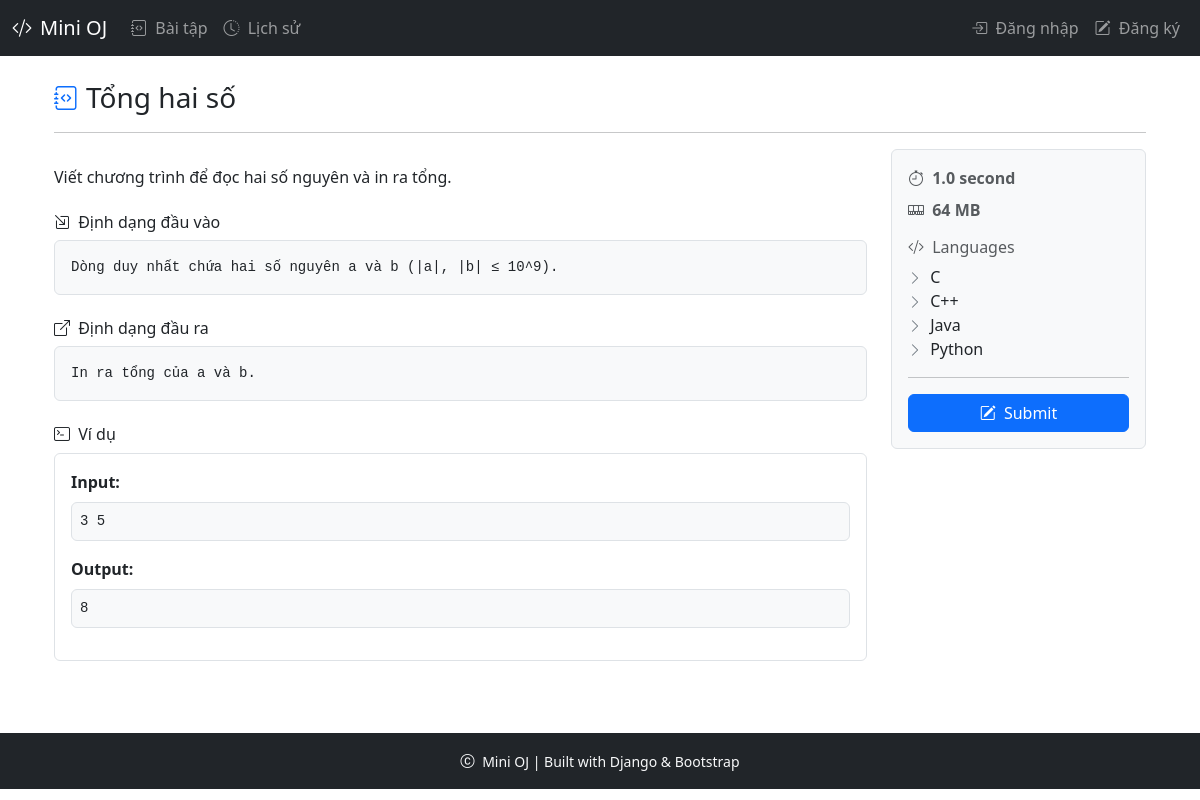
The app's page /problem/1/ with its own data.
### judge/models.py (models this page shows, shortened)
class Problem(models.Model):
    title = models.CharField(max_length=255)
    description = models.TextField(255)
    content = models.TextField()
    input_format = models.TextField()
    output_format = models.TextField()
    time_limit = models.FloatField(default=1.0, help_text="Second")
    memory_limit = models.IntegerField(default=256, help_text="MB")
    languages = models.ManyToManyField(Language)

class TestCase(models.Model):
    problem = models.ForeignKey(Problem, on_delete=models.CASCADE)
    input_data = models.TextField()
    expected_output = models.TextField()
    is_sample = models.BooleanField(default=False)
    score = models.FloatField(default=1.0)

class Language(models.Model):
    code = models.CharField(max_length=10, unique=True)
    mode = models.CharField(max_length=30)
    name = models.CharField(max_length=50)

### judge/views.py (the view)
# urls.py: path('problem/<int:problem_id>/', views.problem, name='problem'),
def problem(request, problem_id):
    problem = Problem.objects.get(id=problem_id)
    samples = TestCase.objects.filter(problem=problem, is_sample=True)
    rendered_content = mark_safe(markdown.markdown(problem.content))
    return render(request, 'judge/problem.html', {
        'problem': problem,
        'samples': samples,
        'rendered_content': rendered_content
    })

### judge/templates/judge/problem.html (shortened to what this page needs)
{% extends "judge/site_base.html" %}
{% block content %}
  <div class="container mt-4">
    <div class="d-flex align-items-center mb-0">
      <i class="bi bi-journal-code fs-4 me-2 text-primary"></i>
      <h3 class="mb-0">{{ problem.title }}</h3>
    </div>
    <hr>
    <div class="row">
      <div class="col-lg-9 col-md-8 col-12">
        <div class="mb-4">
          <p>{{ rendered_content }}</p>
        </div>
        {% if problem.input_format %}
          <div class="mb-4">
            <h6><i class="bi bi-box-arrow-in-down-right me-1"></i> Định dạng đầu vào</h6>
            <pre class="bg-light p-3 rounded border">{{ problem.input_format }}</pre>
          </div>
        {% endif %}
        {% if problem.output_format %}
          <div class="mb-4">
            <h6><i class="bi bi-box-arrow-up-right me-1"></i> Định dạng đầu ra</h6>
            <pre class="bg-light p-3 rounded border">{{ problem.output_format }}</pre>
          </div>
        {% endif %}
        {% if samples %}
          <div class="mb-4">
            <h6><i class="bi bi-terminal me-1"></i> Ví dụ</h6>
            {% for sample in samples %}
              <div class="border rounded p-3 mb-3 bg-white">
                <div class="mb-2"><strong>Input:</strong></div>
                <pre class="bg-light p-2 rounded border">{{ sample.input_data }}</pre>
                <div class="mb-2 mt-2"><strong>Output:</strong></div>
                <pre class="bg-light p-2 rounded border">{{ sample.expected_output }}</pre>
              </div>
            {% endfor %}
          </div>
        {% endif %}
      </div>
      <div class="col-lg-3 col-md-4 col-12">
        <div class="bg-light border rounded p-3 mb-3 text-start">
          <div class="mb-2 text-muted">
            <i class="bi bi-stopwatch me-1"></i> <strong>{{ problem.time_limit }} second</strong>
          </div>
          <div class="mb-3 text-muted">
            <i class="bi bi-memory me-1"></i> <strong>{{ problem.memory_limit }} MB</strong>
          </div>
          {% if problem.languages.exists %}
            <div class="mb-3">
              <h6 class="text-muted"><i class="bi bi-code-slash me-1"></i> Languages</h6>
              <ul class="list-unstyled mb-0">
                {% for lang in problem.languages.all %}
                  <li><i class="bi bi-chevron-right small text-secondary me-1"></i> {{ lang.name }}</li>
                {% endfor %}
              </ul>
            </div>
          {% endif %}
          <hr>
          <a href="{% url 'submit' problem.id %}" class="btn btn-primary w-100">
            <i class="bi bi-pencil-square me-1"></i> Submit
          </a>
        </div>
      </div>
    </div>
  </div>
{% endblock %}

### records on screen
Problem: title "Tổng hai số", content "Viết chương trình để đọc hai số nguyên và in ra tổng.", input_format "Dòng duy nhất chứa hai số nguyên a và b (|a|, |b| ≤ 10^9).", output_format "In ra tổng của a và b.", time_limit "1.0", memory_limit "64"
TestCase: input_data "3 5", expected_output "8"
Language: name "C"
Language: name "C++"
Language: name "Java"
Language: name "Python"
